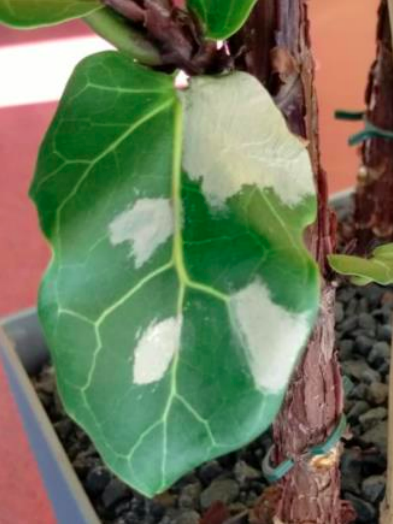
#> input picture scripts/planta.png, 393 x 524 px, found by its file name
$ python DiseaseDetection.py
#> lines starting #> are read from the running program, lines starting #| are printed output that depends on the picture; after the words box and inside, x2 and y2 are one past the last pixel; in counts of white or black regions, pixels touching at a corner belong together
from genericpath import sameopenfile
from random import sample
import cv2
import numpy as np

class diseaseDetection:

    def __init__(self):
        self.image = cv2.imread("/home/gabs/skyrats_ws/src/IMAV2022Indoor/scripts/planta.png")
#> self.image is the input picture: shape (524, 393, 3); mean B, G, R 89.2, 117.6, 108.4
        self.min_green = (35, 64, 70)
        self.max_green = (80, 255, 231)
        self.min_brown = (11, 4, 133)
        self.max_brown = (76, 52, 255)

    def cropImage(self, image):
        #Split an image 1920x1080 in 6 pieces  960x540
        croppedImage = []
        for i in range(0,6):
            if i < 3:
                piece = image[0:270, i*320:(i+1)*320]
                croppedImage.append(piece)

            if i >= 3:
                piece = image[270:540, (i-3)*320:(i-2)*320]
                croppedImage.append(piece)

        return croppedImage

    def recomposeImage(self, images):
        #receives cropped image array and returns the original image
        result = np.zeros(self.image.shape, np.uint8)
        for i in range(0, 6):
            if i < 3:
                result[0:270, i*320:(i+1)*320] = images[i]

            if i >=3:
                result[270:540, (i-3)*320:(i-2)*320] = images[i]

        return result

    def imageProcessing(self, image, imageCopy):
        #apply filter and transformations

        gray = cv2.cvtColor(image, cv2.COLOR_BGR2GRAY)
        ret, thresh = cv2.threshold(gray, 110, 255, cv2.THRESH_BINARY)
        contours, hierarchy = cv2.findContours(image= thresh, mode= cv2.RETR_LIST, method= cv2.CHAIN_APPROX_NONE)
        sorted_contours = sorted(contours, key= cv2.contourArea, reverse= True)

        largestContour = []
        if sorted_contours:
            largestContour = [sorted_contours[0]]

        mask = np.zeros(image.shape, np.uint8)
        mask.fill(255)
        if largestContour != 1:
            cv2.fillPoly(mask, largestContour, (0,0,0))

        mask = cv2.bitwise_not(mask)
        result = cv2.bitwise_and(mask, imageCopy)
        hsv = cv2.cvtColor(result, cv2.COLOR_BGR2HSV)
        brownMask = cv2.inRange(hsv, self.min_brown, self.max_brown)
        brownMask = brownMask>0
        imageBrown = np.zeros(image.shape, np.uint8)
        imageBrown[brownMask] = result[brownMask]

        gray = cv2.cvtColor(imageBrown, cv2.COLOR_BGR2GRAY)
        ret, thresh = cv2.threshold(gray, 40, 255, cv2.THRESH_BINARY)

        contours, hierarchy = cv2.findContours(image=thresh,mode=cv2.RETR_TREE, method=cv2.CHAIN_APPROX_NONE)
        result = cv2.drawContours(image=imageCopy, contours=contours, contourIdx=-1, color=(255,0,0), thickness=2, lineType=cv2.LINE_AA)

        return result

    def detectionLoop(self):
        imageHSV = cv2.cvtColor(self.image, cv2.COLOR_BGR2HSV)
        #saturation = imageHSV[..., 1]
        #saturation = cv2.add(saturation, 150)

        greenMask = cv2.inRange(imageHSV, self.min_green, self.max_green)
        imask = greenMask>0
        imageGreen = np.zeros_like(self.image, np.uint8)
        imageGreen[imask] = self.image[imask]
        imageGreen_copy = np.copy(self.image)

        '''
        croppedImage = self.cropImage(imageGreen)
        imageCopy = self.cropImage(self.image)

        processedImage = []
        for i in range(0, 6):
            processedImage.append(self.imageProcessing(croppedImage[i], imageCopy[i]))

        result = self.recomposeImage(processedImage)
        '''

        result = self.imageProcessing(imageGreen, imageGreen_copy)

        cv2.namedWindow("result", cv2.WINDOW_FULLSCREEN)
        cv2.imshow("result", result)
        cv2.waitKey(0)

    def main_interface(self):
        self.detectionLoop()
#> in detectionLoop, `imageHSV = cv2.cvtColor(self.image, cv2.COLOR_BGR2HSV)`: imageHSV: shape (524, 393, 3); mean H, S, V 49.5, 107.5, 134.2
#> in detectionLoop, `greenMask = cv2.inRange(imageHSV, self.min_green, self.max_green)`:
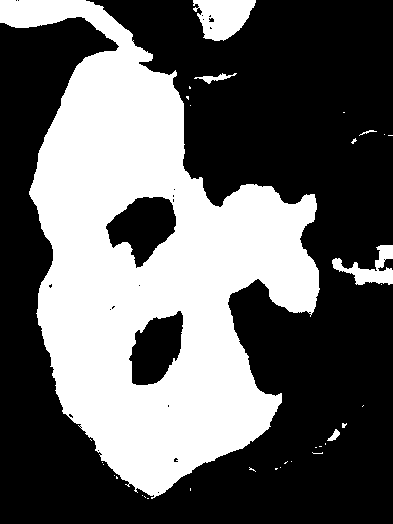
#> greenMask: shape (524, 393); 38.7% white; 34 white regions (28 under 20 px), largest, box (x1, y1, x2, y2) and area: (0, 0, 320, 499) 76486, (193, 0, 256, 41) 1772, (332, 245, 393, 285) 1022, (194, 73, 237, 84) 159, (327, 429, 340, 441) 73, (359, 130, 377, 136) 30
#> in detectionLoop, `imageGreen[imask] = self.image[imask]`:
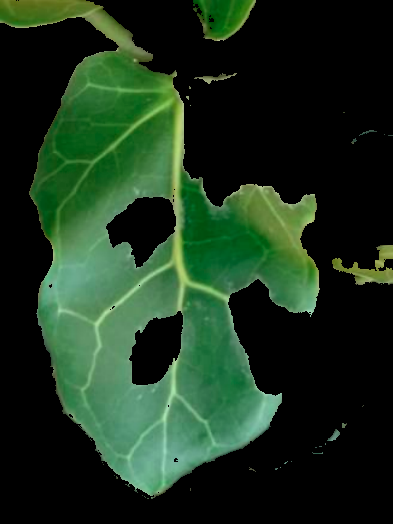
#> imageGreen: shape (524, 393, 3); mean B, G, R 29, 50.3, 26.8
#> in imageProcessing, `gray = cv2.cvtColor(image, cv2.COLOR_BGR2GRAY)`:
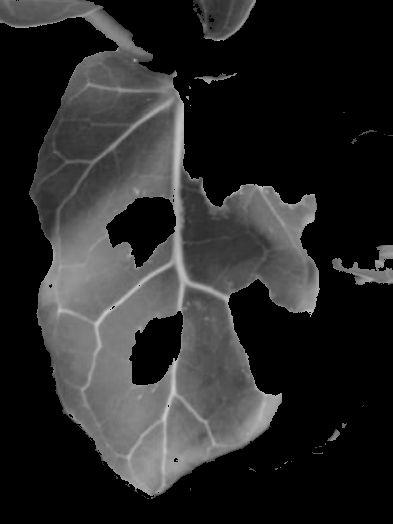
#> gray: shape (524, 393); min 0, max 206, mean 40.8
#> in imageProcessing, `ret, thresh = cv2.threshold(gray, 110, 255, cv2.THRESH_BINARY)`:
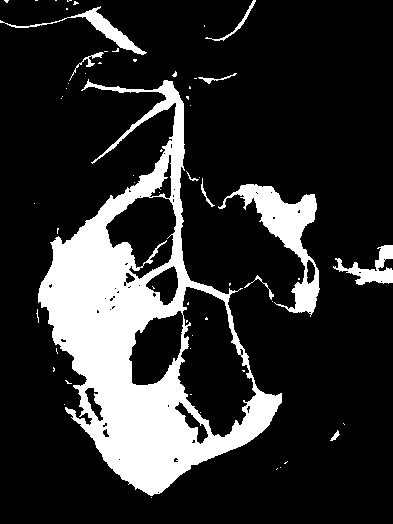
#> thresh: shape (524, 393); 18.4% white; 61 white regions (50 under 20 px)
#> in imageProcessing, `contours, hierarchy = cv2.findContours(image= thresh, mode= cv2.RETR_L..`: contours = 111 contours, 91 with area under 20; largest, box (x1, y1, x2, y2) and area: (38, 79, 282, 496) 45749, (177, 286, 257, 438) 7288, (105, 196, 177, 280) 3704, (218, 184, 320, 317) 3624, (128, 310, 184, 386) 2794
#> in imageProcessing, `sorted_contours = sorted(contours, key= cv2.contourArea, reverse= True)`: sorted_contours has the same summary as contours
#> in imageProcessing, `largestContour = [sorted_contours[0]]`: largestContour = 1 contour; box (x1, y1, x2, y2) and area: (38, 79, 282, 496) 45749
#> in imageProcessing, `mask.fill(255)`: mask: shape (524, 393, 3); every value is 255
#> in imageProcessing, `cv2.fillPoly(mask, largestContour, (0,0,0))`:
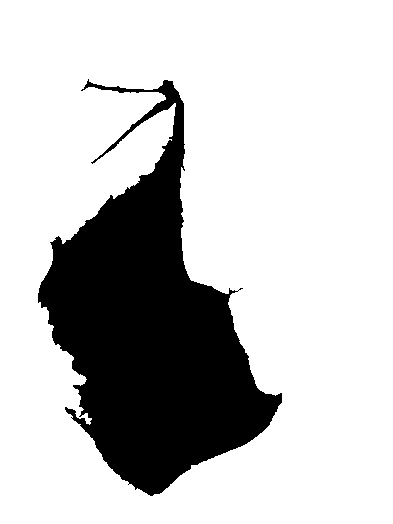
#> mask: shape (524, 393, 3); 77.4% white; 1 black region, box (x1, y1, x2, y2) and area: (38, 79, 282, 496) 46507
#> in imageProcessing, `result = cv2.bitwise_and(mask, imageCopy)`:
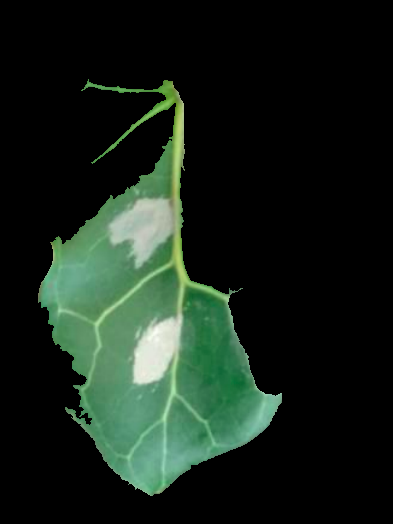
#> result: shape (524, 393, 3); mean of channels 0, 1, 2 25.3, 34.8, 22.3; drawn as B, G, R
#> in imageProcessing, `hsv = cv2.cvtColor(result, cv2.COLOR_BGR2HSV)`: hsv: shape (524, 393, 3); mean H, S, V 14.8, 23.2, 34.8
#> in imageProcessing, `brownMask = cv2.inRange(hsv, self.min_brown, self.max_brown)`: brownMask: shape (524, 393); 2.5% white; 2 white regions, box (x1, y1, x2, y2) and area: (107, 198, 175, 266) 2711, (133, 313, 183, 385) 2456
#> in imageProcessing, `brownMask = brownMask>0`: brownMask: shape (524, 393) bool; 2.5% white; 2 white regions
#> in imageProcessing, `imageBrown[brownMask] = result[brownMask]`:
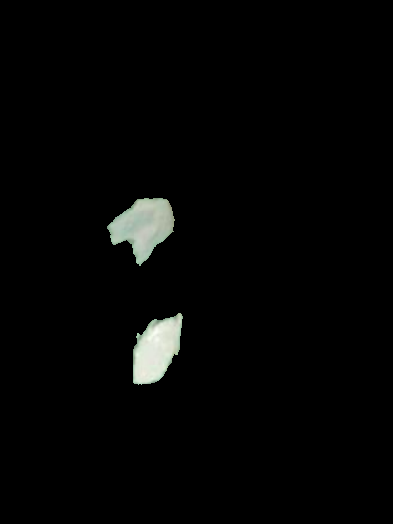
#> imageBrown: shape (524, 393, 3); mean of channels 0, 1, 2 4.7, 5.1, 4.8; drawn as B, G, R
#> in imageProcessing, `contours, hierarchy = cv2.findContours(image=thresh,mode=cv2.RETR_TREE..`: contours = 2 contours; box (x1, y1, x2, y2) and area: (107, 198, 175, 266) 2612, (133, 313, 183, 385) 2359

detection = diseaseDetection()
#> (the run stopped early here; a loop or call above may not have finished)
